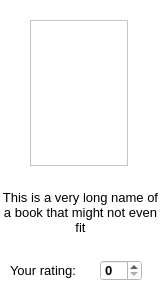
<?xml version="1.0" encoding="UTF-8"?>
<ui version="4.0">
 <class>RateWidget</class>
 <widget class="QWidget" name="RateWidget">
  <property name="geometry">
   <rect>
    <x>0</x>
    <y>0</y>
    <width>161</width>
    <height>290</height>
   </rect>
  </property>
  <property name="windowTitle">
   <string>Form</string>
  </property>
  <property name="styleSheet">
   <string notr="true">background-color: rgb(255, 255, 255);</string>
  </property>
  <widget class="QGraphicsView" name="graphicsView_cover">
   <property name="geometry">
    <rect>
     <x>30</x>
     <y>20</y>
     <width>98</width>
     <height>146</height>
    </rect>
   </property>
  </widget>
  <widget class="QLabel" name="label_title">
   <property name="geometry">
    <rect>
     <x>0</x>
     <y>190</y>
     <width>161</width>
     <height>61</height>
    </rect>
   </property>
   <property name="sizePolicy">
    <sizepolicy hsizetype="Preferred" vsizetype="Preferred">
     <horstretch>0</horstretch>
     <verstretch>0</verstretch>
    </sizepolicy>
   </property>
   <property name="font">
    <font>
     <family>Arial</family>
     <pointsize>10</pointsize>
    </font>
   </property>
   <property name="acceptDrops">
    <bool>false</bool>
   </property>
   <property name="text">
    <string>This is a very long name of a book that might not even fit</string>
   </property>
   <property name="textFormat">
    <enum>Qt::AutoText</enum>
   </property>
   <property name="scaledContents">
    <bool>false</bool>
   </property>
   <property name="alignment">
    <set>Qt::AlignHCenter|Qt::AlignTop</set>
   </property>
   <property name="wordWrap">
    <bool>true</bool>
   </property>
  </widget>
  <widget class="QLabel" name="label_rating">
   <property name="geometry">
    <rect>
     <x>10</x>
     <y>260</y>
     <width>91</width>
     <height>21</height>
    </rect>
   </property>
   <property name="font">
    <font>
     <family>Arial</family>
     <pointsize>10</pointsize>
    </font>
   </property>
   <property name="text">
    <string>Your rating:</string>
   </property>
   <property name="alignment">
    <set>Qt::AlignLeading|Qt::AlignLeft|Qt::AlignVCenter</set>
   </property>
  </widget>
  <widget class="QSpinBox" name="spinBox_rating">
   <property name="geometry">
    <rect>
     <x>100</x>
     <y>260</y>
     <width>42</width>
     <height>21</height>
    </rect>
   </property>
   <property name="font">
    <font>
     <family>Arial</family>
     <pointsize>10</pointsize>
     <weight>75</weight>
     <bold>true</bold>
    </font>
   </property>
   <property name="maximum">
    <number>5</number>
   </property>
  </widget>
 </widget>
 <resources/>
 <connections/>
</ui>
